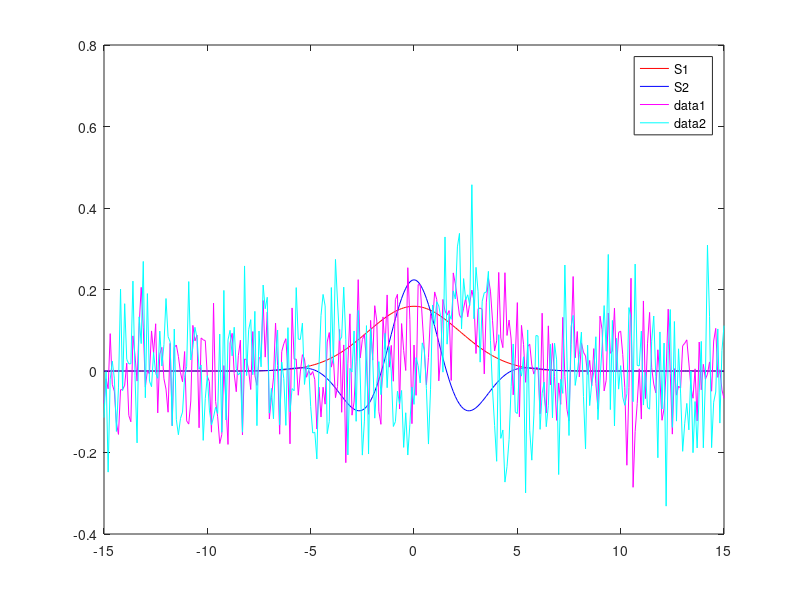

The MATLAB script that drew this image: (Note: this script raises an error after producing the figure.)
clear all
close all

T_s = 0.1;
T_range = [-15:T_s:15];
s1 = exp(-0.1*T_range.^2);
s2 = exp(-0.1*T_range.^2).*cos(T_range);

% Compute the energy
E1 = sum(abs(s1.^2));
E2 = sum(abs(s2.^2));

% Normalized signals => signal energy =1
alpha_1 = 1/sqrt(E1);
alpha_2 = 1/sqrt(E2);
s1 = s1*alpha_1;
s2 = s2*alpha_2;

% SNR
SNR = 5;
sigma2 = 10^(-SNR/10);

% Random time diff calc
T =-5 + 10*rand(1);
% T =2;

s1_time_diffed = exp(-0.1*(T_range-T).^2);
s2_time_diffed = exp(-0.1*(T_range-T).^2).*cos((T_range-T));

%% a)
% s2 is better because of greater derivate which is looked for in CRB See
% (3.14) in kay I
figure(1)
plot (T_range,s1,'r')
hold on
plot (T_range,s2,'b')
legend("S1","S2")

% Lägger till brus
w = exp(-0.1*(T_range-T).^2) + sqrt(sigma2)*randn(1,length(T_range));
x2 = exp(-0.1*(T_range-T).^2).*cos(T_range-T) + sqrt(sigma2)*randn(1,length(T_range));

w = w/sqrt(E1);
x2 = x2/sqrt(E2);
figure(1)
plot(T_range,w,'m')
plot(T_range,x2,'c')
hold off

T_search = -5:T_s:5;
T_hat_metric = zeros(1,length(T_search));

% ML estimatorn för s1
for i = 1:1:length(T_search)
    t = T_search(i);
    intermidiate = 1/sqrt(E1)*exp(-0.1*(T_range-t).^2);
    T_hat_metric(i) = sum(w.*intermidiate);
end

genarate_T_hat_from_two_funcs(s1,w);
[max_value, max_t_index] = max(T_hat_metric);
T_search(max_t_index)
figure(3)
plot(T_search,T_hat_metric,'r')
%% Monte Carlo
% testa antalat körningar
rng('shuffle')

M0 = [1:10:1000 1001:50:2000 2001:100:5001]; % All the different number of monte-carlo runs we will try
N = length(T_range);
T_hat_mean = zeros(2,M0(end));
T_hat_std = zeros(2,M0(end));

for M=M0
    
    T_hat_s1 = zeros(1,M );
    T_hat_s2 = zeros(1,M );
    for m=1:M
        % s1 and s2 contains the signal without noise.
        w =  sqrt(sigma2)*randn(1,N);
        T_hat_s1(m) = genarate_T_hat_from_two_funcs(s1,w+s1_time_diffed);
        T_hat_s2(m) = genarate_T_hat_from_two_funcs(s2,w+s2_time_diffed);
    end
    T_hat_mean(1,M) = mean(T_hat_s1);
    T_hat_std(1,M) = std(T_hat_s1);
    T_hat_mean(2,M) = mean(T_hat_s2);
    T_hat_std(2,M) = std(T_hat_s2);
    
end

mean_plot_1 = T_hat_mean(1,:);
std_plot_1 = T_hat_std(1,:);
mean_plot_2 = T_hat_mean(2,:);
std_plot_2 = T_hat_std(2,:);

figure(25)
plot(M0,mean_plot_1(M0),M0,mean_plot_2(M0))
legend("s1","s2")
title("mean")

figure(26)
plot(M0,std_plot_1(M0),M0,std_plot_2(M0))
legend("s1","s2")
title("std")


%% CRB
%Plot CRB theoretical value

SNR_range = 1:1:25;
sigma2_range = 10.^(-SNR_range./10);

T_hat_std = zeros(2,length(SNR_range));
monte_carlo_runs = 3000;

for SNR_i=1:1:length(SNR_range)
    SNR_c = SNR_range(SNR_i);
    sigma2 = 10^(-SNR_c/10);

    T_hat_s1 = zeros(1,monte_carlo_runs );
    T_hat_s2 = zeros(1,monte_carlo_runs );
    for m=1:monte_carlo_runs
        % s1 and s2 contains the signal without noise.
        w =  sqrt(sigma2)*randn(1,N);
        T_hat_s1(m) = genarate_T_hat_from_two_funcs(s1,w+s1_time_diffed);
        T_hat_s2(m) = genarate_T_hat_from_two_funcs(s2,w+s2_time_diffed);
    end
    T_hat_std(1,SNR_i) = std(T_hat_s1);
    T_hat_std(2,SNR_i) = std(T_hat_s2);
    
end
std_plot_1 = T_hat_std(1,:);
std_plot_2 = T_hat_std(2,:);

figure(30)
d_s1_energy = sum(diff(s1).^2);
semilogy(SNR_range, sqrt(sigma2_range)./d_s1_energy)
hold on 
semilogy(SNR_range, std_plot_1);
hold off

figure(31)
d_s2_energy = sum(diff(s2).^2);
semilogy(SNR_range, sqrt(sigma2_range)./d_s2_energy)
hold on 
semilogy(SNR_range, std_plot_2);
hold off
